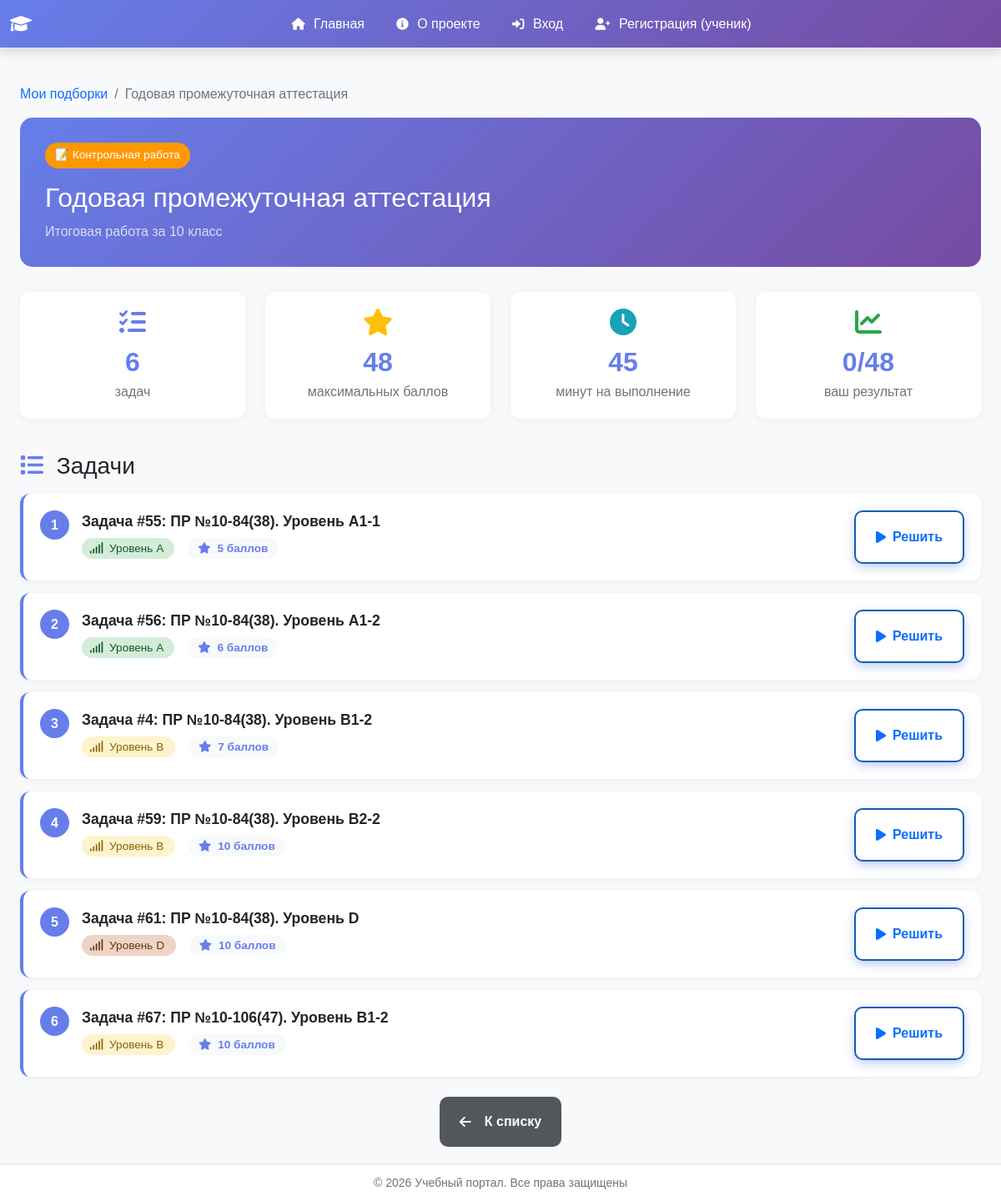
The page /tasks/collections/1/ on the database its author committed.
### task_description_app/models.py (models this page shows, shortened)
class Collection(models.Model):
    COLLECTION_TYPES = (
        ('lesson', 'Урок'),
        ('test', 'Контрольная работа'),
        ('exam', 'Экзамен'),
        ('homework', 'Домашнее задание'),
    )
    title = models.CharField('Название', max_length=200)
    description = models.TextField('Описание', blank=True)
    collection_type = models.CharField('Тип', max_length=20, choices=COLLECTION_TYPES, default='lesson')
    author = models.ForeignKey(
        settings.AUTH_USER_MODEL,
        on_delete=models.CASCADE,
        related_name='created_collections'
    )
    target_class = models.CharField('Класс', max_length=50, blank=True)
    target_group = models.IntegerField('Группа', null=True, blank=True)
    is_public = models.BooleanField('Публичная', default=True)
    show_results = models.BooleanField('Показывать результаты', default=True)
    time_limit = models.IntegerField('Ограничение времени (мин)', null=True, blank=True)
    created_at = models.DateTimeField(auto_now_add=True)
    updated_at = models.DateTimeField(auto_now=True)
    tasks = models.ManyToManyField(Task, through='CollectionItem', related_name='collections')
    class Meta:
        ordering = ['-created_at']
        verbose_name = 'Подборка задач'
        verbose_name_plural = 'Подборки задач'
    def get_total_score(self):
        return sum(item.max_score for item in self.collection_items.all())

class CollectionItem(models.Model):
    collection = models.ForeignKey(
        Collection,
        on_delete=models.CASCADE,
        related_name='collection_items'
    )
    task = models.ForeignKey(Task, on_delete=models.CASCADE)
    order = models.IntegerField('Порядок', default=0)
    max_score = models.IntegerField('Максимальный балл', default=10)
    required = models.BooleanField('Обязательная', default=True)
    class Meta:
        ordering = ['order']
        unique_together = ['collection', 'task']

class Task(models.Model):
    title = models.CharField(
        max_length=200,
        blank=True,
        verbose_name='Название задачи'
    )
    description = models.TextField(
        verbose_name="Описание",
        blank=True
    )
    difficulty = models.ForeignKey(
        DifficultyLevel,
        on_delete=models.PROTECT,
        related_name='tasks',
        verbose_name='Уровень сложности'
    )
    created_at = models.DateTimeField(auto_now_add=True)
    is_public = models.BooleanField(
        verbose_name='Публичная',
        default=True
    )
    test_files = models.JSONField(
        verbose_name='Файлы тестов',
        default=list
    )  # список файлов
    total_attempts = models.PositiveIntegerField(
        default=0,
        verbose_name='Всего попыток'
    )
    perfect_solutions = models.PositiveIntegerField(
        default=0,
        verbose_name='Успешных на 100% попыток'
    )
    last_attempt_at = models.DateTimeField(
        null=True,
        blank=True,
        auto_now_add=True,
        verbose_name='Последняя попытка'
    )

class DifficultyLevel(models.Model):
    DIFFICULTY_CHOICES = [
        ('A', 'Легкий'),
        ('B', 'Средний'),
        ('C', 'Сложный'),
        ('D', 'Очень сложный'),
        ('E', 'Эксперт'),
    ]
    COLOR_CHOICES = [
        ('success', 'Зеленый (Easy)'),
        ('warning', 'Желтый (Medium)'),
        ('danger', 'Красный (Hard)'),
        ('brown', 'Коричневый (Very_Hard)'),
        ('dark', 'Черный (Expert)'),
    ]
    level_name = models.CharField(
        max_length=20,
        choices=DIFFICULTY_CHOICES,
        default='easy',
        unique=True,
        verbose_name='Уровень сложности'
    )
    display_name = models.CharField(
        max_length=50,
        verbose_name='Отображаемое название'
    )
    level_order = models.PositiveIntegerField(
        default=0,
        verbose_name='Порядок сортировки'
    )
    color_code = models.CharField(
        max_length=20,
        choices=COLOR_CHOICES,
        default='secondary',
        verbose_name='Цвет для отображения'
    )
    description = models.TextField(
        blank=True,
        verbose_name='Описание уровня'
    )
    class Meta:
        verbose_name = 'Уровень сложности'
        verbose_name_plural = 'Уровни сложности'
        ordering = ['level_order', 'id']

### task_description_app/views.py (the view)
# urls.py: path('collections/<int:collection_id>/', views.collection_detail, name='collection_detail'),
def collection_detail(request, collection_id):
    collection = get_object_or_404(Collection, id=collection_id)
    if not collection.is_public and collection.author != request.user:
        return redirect('home')
    items = collection.collection_items.select_related('task').order_by('order')
    attempt = None
    if request.user.is_authenticated and request.user.user_type == 'student':
        attempt = CollectionAttempt.objects.filter(
            collection=collection,
            student=request.user
        ).first()
    context = {
        'collection': collection,
        'items': items,
        'attempt': attempt,
        'title': collection.title,
    }
    return render(request, 'task_description_app/collection_detail.html', context)

### templates/task_description_app/collection_detail.html (shortened to what this page needs)
{% extends "base.html" %}
{% load static %}
{% load pluralize_ru %}
{% block content %}
    <div class="container mt-4">
        <nav aria-label="breadcrumb">
            <ol class="breadcrumb">
                <li class="breadcrumb-item"><a href="{% url 'tasks:collection_list' %}" class="text-decoration-none">Мои
                    подборки</a></li>
                <li class="breadcrumb-item active" aria-current="page">{{ collection.title }}</li>
            </ol>
        </nav>
        <div class="collection-header">
            <div class="d-flex justify-content-between align-items-start">
                <div>
                <span class="collection-badge badge-{{ collection.collection_type }}">
                    {% if collection.collection_type == 'lesson' %}
                        📚 Урок
                    {% elif collection.collection_type == 'test' %}
                        📝 Контрольная работа
                    {% elif collection.collection_type == 'exam' %}
                        🎓 Экзамен
                    {% else %}
                        🏠 Домашнее задание
                    {% endif %}
                </span>
                    <h1 class="mt-3">{{ collection.title }}</h1>
                    <p class="mb-0 opacity-75">{{ collection.description }}</p>
                </div>
            </div>
        </div>
        <div class="row mb-4">
            <div class="col-md-3 mb-3">
                <div class="stats-card">
                    <i class="fas fa-tasks fa-2x mb-2" style="color: #667eea;"></i>
                    <div class="stats-number">{{ items|length }}</div>
                    <div class="text-muted">{% if items|length == 1 %}задача{% elif items|length < 5 %}задачи{% else %}
                        задач{% endif %}</div>
                </div>
            </div>
            <div class="col-md-3 mb-3">
                <div class="stats-card">
                    <i class="fas fa-star fa-2x mb-2" style="color: #ffc107;"></i>
                    <div class="stats-number">{{ collection.get_total_score }}</div>
                    <div class="text-muted">максимальных баллов</div>
                </div>
            </div>
            <div class="col-md-3 mb-3">
                <div class="stats-card">
                    <i class="fas fa-clock fa-2x mb-2" style="color: #17a2b8;"></i>
                    <div class="stats-number">
                        {% if collection.time_limit %}
                            {{ collection.time_limit }}
                        {% else %}
                            ∞
                        {% endif %}
                    </div>
                    <div class="text-muted">минут на выполнение</div>
                </div>
            </div>
            <div class="col-md-3 mb-3">
                <div class="stats-card">
                    <i class="fas fa-chart-line fa-2x mb-2" style="color: #28a745;"></i>
                    <div class="stats-number">
                        {% if attempt %}
                            {{ attempt.score }}/{{ attempt.max_score }}
                        {% else %}
                            0/{{ collection.get_total_score }}
                        {% endif %}
                    </div>
                    <div class="text-muted">ваш результат</div>
                </div>
            </div>
        </div>
        <h3 class="mb-3">
            <i class="fas fa-list me-2" style="color: #667eea;"></i>
            Задачи
        </h3>
        {% if items %}
            {% for item in items %}
                <div class="task-item">
                    <div class="d-flex align-items-start">
                        <div class="task-number">{{ forloop.counter }}</div>
                        <div class="flex-grow-1">
                            <div class="task-title">
                                Задача #{{ item.task.id }}: {{ item.task.title|default:"Без названия" }}
                            </div>
                            <div class="task-meta">
                        <span class="me-3 badge-level level-{{ item.task.difficulty.level_name }}">
                            <i class="fas fa-signal me-1"></i>
                            {% if item.task.difficulty %}
                                {{ item.task.difficulty.display_name }}
                            {% else %}
                                Не указан
                            {% endif %}
                        </span>
                                <span class="task-score">
                            <i class="fas fa-star me-1"></i>
                            {{ item.max_score }} баллов
                        </span>
                            </div>
                        </div>
                        <div>
                            {% if user.user_type == 'teacher' %}
                                <a href="{% url 'tasks:task_detail' item.task.id %}"
                                   class="btn btn-sm btn-outline-primary" target="_blank">
                                    <i class="fas fa-eye"></i> Просмотр
                                </a>
                            {% else %}
                                <a href="{% url 'tasks:task_detail' item.task.id %}"
                                   class="btn btn-sm btn-outline-primary">
                                    <i class="fas fa-play"></i> Решить
                                </a>
                            {% endif %}
                        </div>
                    </div>
                </div>
            {% endfor %}
        {% endif %}
        <div class="mt-4 d-flex gap-3 justify-content-center">
            <div>
                <a href="{% url 'tasks:collection_list' %}" class="btn btn-secondary">
                    <i class="fas fa-arrow-left me-2"></i>К списку
                </a>
            </div>
        </div>
    </div>
    </div>
{% endblock %}

### static/css/base/style.css (style rules this page uses)
* { margin: 0; padding: 0; box-sizing: border-box; }
html, body { width: 100%; overflow-x: auto; }
body { background: #f8f9fa; font-family: 'GOST type B', Tahoma, Geneva, Verdana, sans-serif; min-height: 99vh; display: flex; flex-direction: column; }
.container { width: 100%; max-width: 1980px; }
.mb-4 { text-align: justify; }
p { text-align: justify; }
.badge-level { padding: 5px 10px; border-radius: 20px; font-size: 0.85rem; }
.level-A { background: #d4edda; color: #155724; }
.level-B { background: #fff3cd; color: #856404; }
.level-D { background: #eed3c6; color: #623816; }

### static/css/components/buttons.css (style rules this page uses)
.btn { width: 100%; justify-content: center; padding: 18px 24px; border: none; border-radius: 10px; font-size: 1em; font-weight: 600; cursor: pointer; transition: all 0.3s ease; text-decoration: none; display: inline-flex; align-items: center; gap: 8px; }
.btn-secondary, .btn-success, .btn-warning, .btn-delete { color: white; }
.btn-secondary { background: #53565b; }
.btn-outline-primary { background: transparent; border: 2px solid #135db2; box-shadow: 0 4px 12px rgba(102, 126, 234, 0.4); }
.btn-sm { width: auto !important; }

### templates/task_description_app/collection_detail.html (style rules this page uses)
.collection-header { background: linear-gradient(135deg, #667eea 0%, #764ba2 100%); color: white; padding: 30px; border-radius: 15px; margin-bottom: 30px; }
.collection-header h1 { font-size: 2rem; margin-bottom: 10px; }
.collection-badge { display: inline-block; padding: 5px 12px; border-radius: 20px; font-size: 0.85rem; font-weight: 500; margin-right: 10px; }
.badge-test { background: #ff9800; }
.stats-card { background: white; border-radius: 12px; padding: 20px; text-align: center; box-shadow: 0 2px 10px rgba(0, 0, 0, 0.05); transition: transform 0.3s; }
.stats-number { font-size: 2rem; font-weight: 700; color: #667eea; }
.task-item { background: white; border-radius: 12px; padding: 20px; margin-bottom: 15px; border-left: 4px solid #667eea; transition: all 0.3s; box-shadow: 0 2px 8px rgba(0, 0, 0, 0.05); }
.task-number { display: inline-block; width: 35px; height: 35px; background: #667eea; color: white; border-radius: 50%; text-align: center; line-height: 35px; font-weight: 600; margin-right: 15px; }
.task-title { font-size: 1.1rem; font-weight: 600; margin-bottom: 5px; }
.task-meta { font-size: 0.85rem; color: #6c757d; margin-top: 10px; }
.task-score { background: #f8f9fa; padding: 5px 12px; border-radius: 20px; font-size: 0.85rem; font-weight: 600; color: #667eea; }

### rows shown on the page
Collection: title "Годовая промежуточная аттестация", description "Итоговая работа за 10 класс", get_total_score "48", time_limit "45"
CollectionItem: task.id "55", task "ПР №10-84(38). Уровень А1-1", task.difficulty.display_name "Уровень A", max_score "5"
CollectionItem: task.id "56", task "ПР №10-84(38). Уровень А1-2", task.difficulty.display_name "Уровень A", max_score "6"
CollectionItem: task.id "4", task "ПР №10-84(38). Уровень B1-2", task.difficulty.display_name "Уровень B", max_score "7"
CollectionItem: task.id "59", task "ПР №10-84(38). Уровень B2-2", task.difficulty.display_name "Уровень B", max_score "10"
CollectionItem: task.id "61", task "ПР №10-84(38). Уровень D", task.difficulty.display_name "Уровень D", max_score "10"
CollectionItem: task.id "67", task "ПР №10-106(47). Уровень B1-2", task.difficulty.display_name "Уровень B", max_score "10"

### other values the page prints
{{ items|length }} "6"
